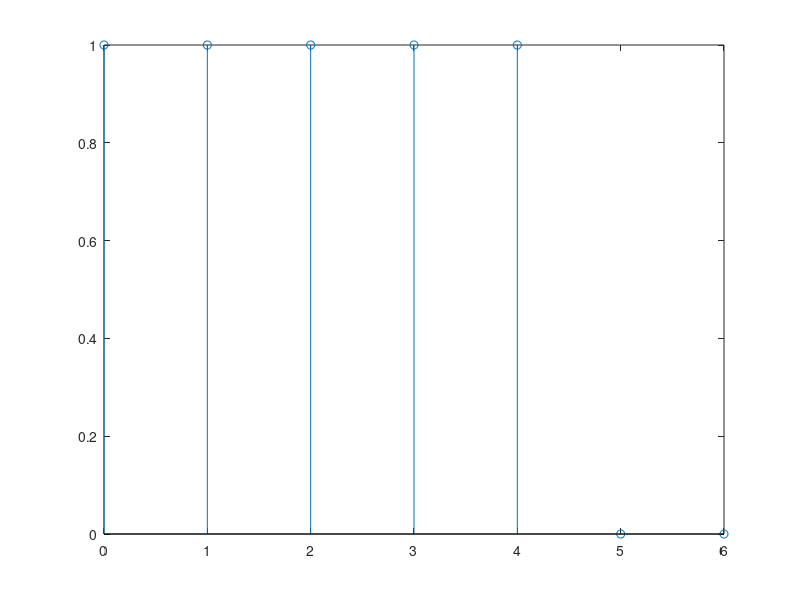
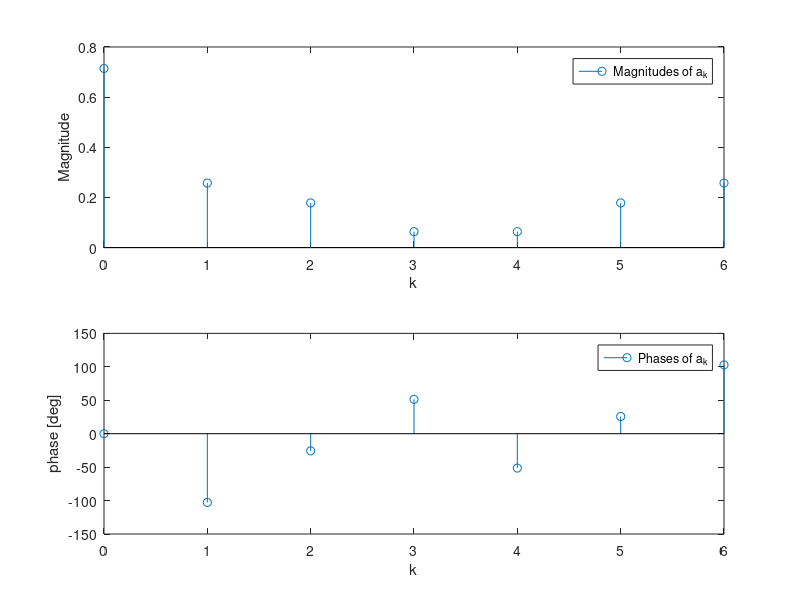

Recreate these plots in MATLAB, in order.
%% a
clear
clc

T = 7;
n = 0:1:6
w = 2.*pi./T;
magnitude = [];             % Array of magnitudes
phase = [];                 % Array of phases

x_n = 0;

for k = (0:6) 
    ak = (1/T.*((1-exp(-5j.*k.*w))./(1 - exp(-1j.*k.*w))));
    
    
    if k == 0
        x_n = x_n + (5/7).*exp(1j.*k.*w.*n);
        magnitude = [magnitude, abs(5/7)];
        phase = [phase, rad2deg(angle(5/7))];
    end
    
    if k ~= 0 
        x_n = x_n + (ak .* exp(1j.*k.*w.*n));
        magnitude = [magnitude, abs(ak)];
        phase = [phase, rad2deg(angle(ak))];
    end
end

figure(1)
stem(n,x_n);

figure(2)
subplot(2,1,[1 2]);
% Plot magnitudes
p2 = subplot(2,1,1);
k10 = 0:6;
stem(k10, magnitude);
xlabel(p2,'k');
ylabel(p2,'Magnitude');
legend(p2,'Magnitudes of a_k')

% Plot phases 
p3 = subplot(2,1,2);
k10 = 0:6;
stem(k10, phase);
xlabel(p3,'k');
ylabel(p3,'phase [deg]');
legend(p3,'Phases of a_k');

%% b
clear
clc

T = 6;
n = 0:1:5
w = 2.*pi./T;
magnitude = [];             % Array of magnitudes
phase = [];                 % Array of phases

x_n = 0;

for k = (0:5) 
    ak = (1/T.*((1-exp(-4j.*k.*w))./(1 - exp(-1j.*k.*w))));
    
    
    if k == 0
        x_n = x_n + (4/6).*exp(1j.*k.*w.*n);
        magnitude = [magnitude, abs(4/6)];
        phase = [phase, rad2deg(angle(4/6))];
    end
    
    if k ~= 0 
        x_n = x_n + (ak .* exp(1j.*k.*w.*n));
        magnitude = [magnitude, abs(ak)];
        phase = [phase, rad2deg(angle(ak))];
    end
end

figure(1)
stem(n,x_n);

figure(2)
subplot(2,1,[1 2]);
% Plot magnitudes
p2 = subplot(2,1,1);
k10 = 0:5;
stem(k10, magnitude);
xlabel(p2,'k');
ylabel(p2,'Magnitude');
legend(p2,'Magnitudes of a_k')

% Plot phases 
p3 = subplot(2,1,2);
k10 = 0:5;
stem(k10, phase);
xlabel(p3,'k');
ylabel(p3,'phase [deg]');
legend(p3,'Phases of a_k');

%% c
clear
clc

T = 7;
n = 0:1:6
w = 2.*pi./T;
magnitude = [];             % Array of magnitudes
phase = [];                 % Array of phases

x_n = 0;

for k = (0:6) 
    ak = (1/T.*((1-exp(-5j.*k.*w))./(1 - exp(-1j.*k.*w))));
    
    
    if k == 0
        x_n = x_n + (5/7).*exp(1j.*k.*w.*n);
        magnitude = [magnitude, abs(5/7)];
        phase = [phase, rad2deg(angle(5/7))];
    end
    
    if k ~= 0 
        x_n = x_n + (ak .* exp(1j.*k.*w.*n));
        magnitude = [magnitude, abs(ak)];
        phase = [phase, rad2deg(angle(ak))];
    end
end

figure(1)
stem(n,x_n);

figure(2)
subplot(2,1,[1 2]);
% Plot magnitudes
p2 = subplot(2,1,1);
k10 = 0:6;
stem(k10, magnitude);
xlabel(p2,'k');
ylabel(p2,'Magnitude');
legend(p2,'Magnitudes of a_k')

% Plot phases 
p3 = subplot(2,1,2);
k10 = 0:6;
stem(k10, phase);
xlabel(p3,'k');
ylabel(p3,'phase [deg]');
legend(p3,'Phases of a_k');